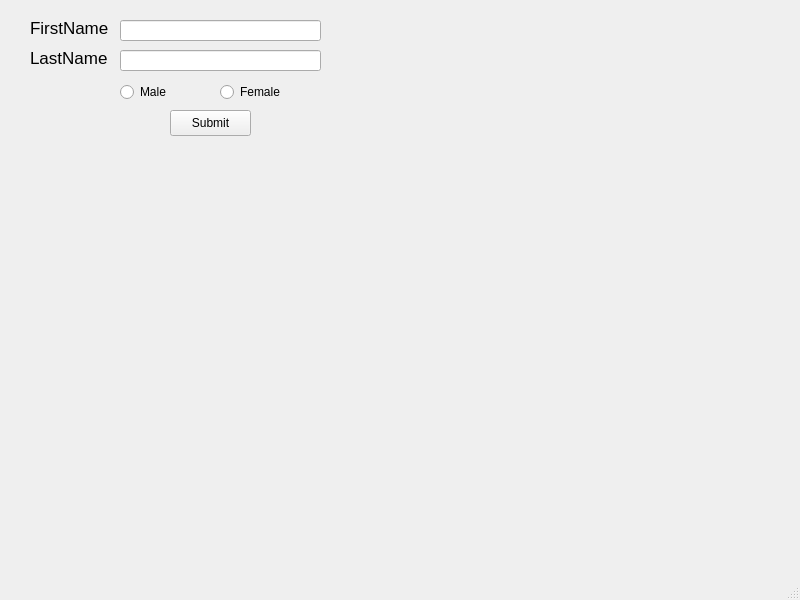
<?xml version="1.0" encoding="UTF-8"?>
<ui version="4.0">
 <class>MainWindow</class>
 <widget class="QMainWindow" name="MainWindow">
  <property name="geometry">
   <rect>
    <x>0</x>
    <y>0</y>
    <width>800</width>
    <height>600</height>
   </rect>
  </property>
  <property name="windowTitle">
   <string>MainWindow</string>
  </property>
  <widget class="QWidget" name="centralwidget">
   <widget class="QLabel" name="lbl_fname">
    <property name="geometry">
     <rect>
      <x>30</x>
      <y>20</y>
      <width>81</width>
      <height>16</height>
     </rect>
    </property>
    <property name="font">
     <font>
      <pointsize>13</pointsize>
     </font>
    </property>
    <property name="text">
     <string>FirstName</string>
    </property>
   </widget>
   <widget class="QLabel" name="lbl_lname">
    <property name="geometry">
     <rect>
      <x>30</x>
      <y>50</y>
      <width>81</width>
      <height>16</height>
     </rect>
    </property>
    <property name="font">
     <font>
      <pointsize>13</pointsize>
     </font>
    </property>
    <property name="text">
     <string>LastName</string>
    </property>
   </widget>
   <widget class="QLineEdit" name="lineEdit_fname">
    <property name="geometry">
     <rect>
      <x>120</x>
      <y>20</y>
      <width>201</width>
      <height>21</height>
     </rect>
    </property>
   </widget>
   <widget class="QLineEdit" name="lineEdit_lname">
    <property name="geometry">
     <rect>
      <x>120</x>
      <y>50</y>
      <width>201</width>
      <height>21</height>
     </rect>
    </property>
   </widget>
   <widget class="QRadioButton" name="radioButton_male">
    <property name="geometry">
     <rect>
      <x>120</x>
      <y>80</y>
      <width>98</width>
      <height>24</height>
     </rect>
    </property>
    <property name="text">
     <string>Male</string>
    </property>
   </widget>
   <widget class="QRadioButton" name="radioButton_female">
    <property name="geometry">
     <rect>
      <x>220</x>
      <y>80</y>
      <width>98</width>
      <height>24</height>
     </rect>
    </property>
    <property name="text">
     <string>Female</string>
    </property>
   </widget>
   <widget class="QPushButton" name="submit_btn">
    <property name="geometry">
     <rect>
      <x>170</x>
      <y>110</y>
      <width>81</width>
      <height>26</height>
     </rect>
    </property>
    <property name="text">
     <string>Submit</string>
    </property>
   </widget>
  </widget>
  <widget class="QMenuBar" name="menubar">
   <property name="geometry">
    <rect>
     <x>0</x>
     <y>0</y>
     <width>800</width>
     <height>33</height>
    </rect>
   </property>
  </widget>
  <widget class="QStatusBar" name="statusbar"/>
 </widget>
 <resources/>
 <connections/>
</ui>
